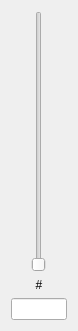
<?xml version="1.0" encoding="UTF-8"?>
<ui version="4.0">
 <class>ConsoleChannel</class>
 <widget class="QWidget" name="ConsoleChannel">
  <property name="enabled">
   <bool>true</bool>
  </property>
  <property name="geometry">
   <rect>
    <x>0</x>
    <y>0</y>
    <width>78</width>
    <height>331</height>
   </rect>
  </property>
  <property name="windowTitle">
   <string>Form</string>
  </property>
  <property name="layoutDirection">
   <enum>Qt::LeftToRight</enum>
  </property>
  <layout class="QVBoxLayout" name="verticalLayout">
   <item>
    <layout class="QHBoxLayout" name="horizontalLayout_2">
     <item>
      <widget class="QSlider" name="slider">
       <property name="styleSheet">
        <string notr="true">color:red</string>
       </property>
       <property name="maximum">
        <number>255</number>
       </property>
       <property name="orientation">
        <enum>Qt::Vertical</enum>
       </property>
      </widget>
     </item>
    </layout>
   </item>
   <item>
    <layout class="QHBoxLayout" name="horizontalLayout_3">
     <item>
      <widget class="QLabel" name="channelName">
       <property name="text">
        <string>#</string>
       </property>
       <property name="alignment">
        <set>Qt::AlignCenter</set>
       </property>
      </widget>
     </item>
    </layout>
   </item>
   <item>
    <widget class="QLineEdit" name="value">
     <property name="enabled">
      <bool>true</bool>
     </property>
     <property name="minimumSize">
      <size>
       <width>35</width>
       <height>0</height>
      </size>
     </property>
     <property name="maxLength">
      <number>5</number>
     </property>
    </widget>
   </item>
  </layout>
 </widget>
 <resources/>
 <connections/>
</ui>
